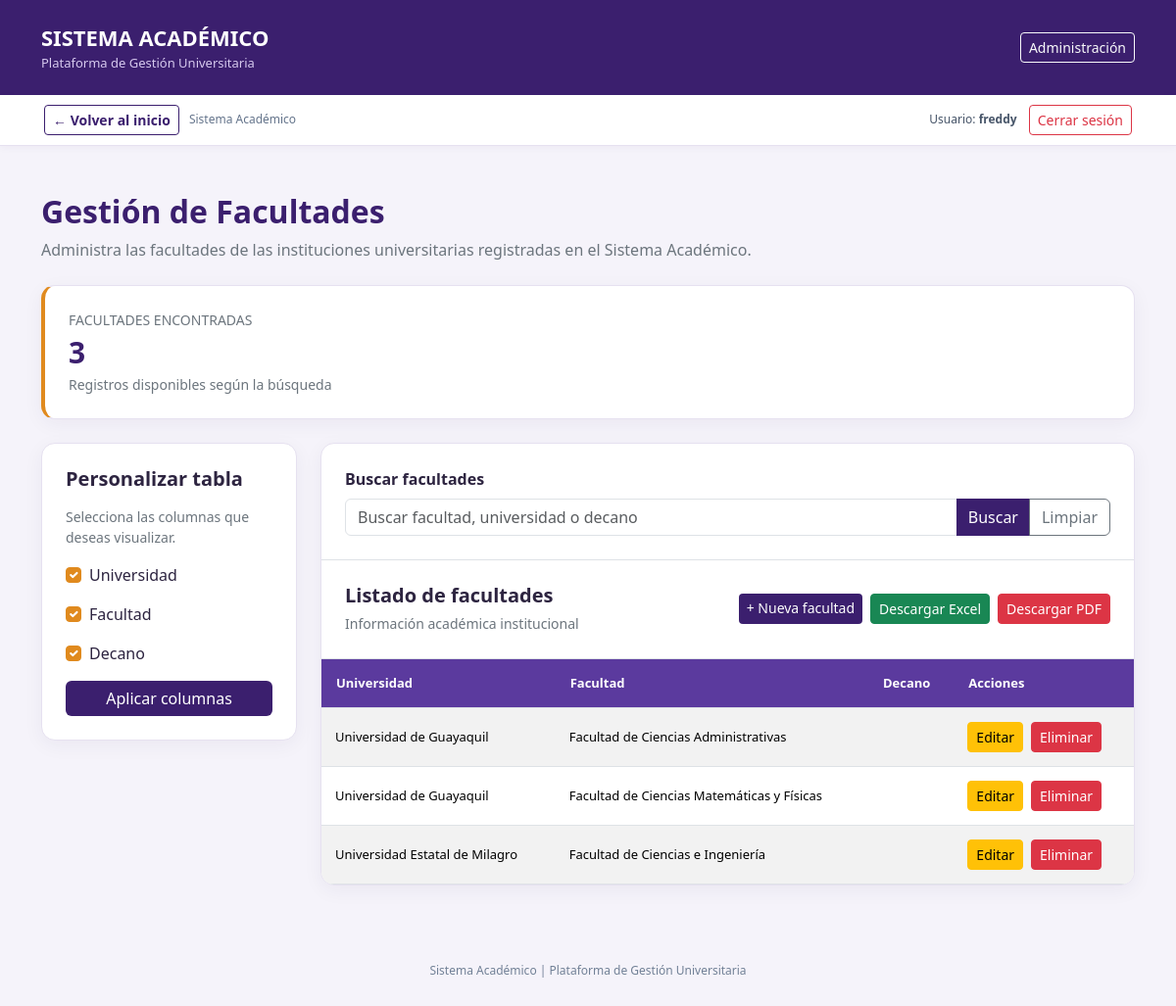
/academico/facultades/ (signed in), run on the app's committed database.
### academico/models.py (models this page shows, shortened)
class Universidad(ModeloBase):
    nombre = models.CharField(max_length=150, unique=True)
    siglas = models.CharField(max_length=20)
    ciudad = models.CharField(max_length=80)
    logo = models.ImageField(
        upload_to="universidades/",
        blank=True
    )
    class Meta:
        verbose_name = "Universidad"
        verbose_name_plural = "Universidades"
        ordering = ["nombre"]

class Facultad(ModeloBase):
    universidad = models.ForeignKey(
        Universidad,
        on_delete=models.PROTECT,
        related_name="facultades"
    )
    nombre = models.CharField(max_length=150)
    decano = models.CharField(max_length=150, blank=True)
    class Meta:
        verbose_name = "Facultad"
        verbose_name_plural = "Facultades"
        ordering = ["nombre"]
        constraints = [
            models.UniqueConstraint(
                fields=["universidad", "nombre"],
                name="facultad_unica_por_universidad"
            ),
        ]

### academico/views.py (the view)
class FacultadListView(
    LoginRequiredMixin,
    FiltroCamposMixin,
    ListView
):
    model = Facultad
    template_name = "academico/facultad_lista.html"
    context_object_name = "facultades"
    paginate_by = 10
    login_url = "login"
    titulo_reporte = "Reporte de Facultades"
    campos_disponibles = {
        "universidad__nombre": "Universidad",
        "nombre": "Facultad",
        "decano": "Decano",
    }
    campos_por_defecto = [
        "universidad__nombre",
        "nombre",
        "decano",
    ]
    ordering = ["nombre"]
    def get_queryset(self):
        queryset = super().get_queryset()
        queryset = queryset.select_related(
            "universidad"
        )
        busqueda = self.request.GET.get(
            "buscar", ""
        ).strip()
        if busqueda:
            queryset = queryset.filter(
                Q(nombre__icontains=busqueda) |
                Q(universidad__nombre__icontains=busqueda) |
                Q(decano__icontains=busqueda)
            )
        return queryset
    def get_context_data(self, **kwargs):
        contexto = super().get_context_data(**kwargs)
        contexto["filas_con_facultad"] = list(
            zip(
                contexto["object_list"],
                contexto["filas"]
            )
        )
        return contexto

### core/mixins.py (called while the page is built, shortened)
    def get_filtro_form(self):
        if self.filtro_form_class is None:
            return None
        return self.filtro_form_class(self.request.GET)

    def get_queryset(self):
        queryset = super().get_queryset()
        self.filtro_form = self.get_filtro_form()
        if self.filtro_form is not None:
            if self.filtro_form.is_valid():
                queryset = self.filtrar(
                    queryset,
                    self.filtro_form.cleaned_data
                )
        return queryset

    def get_campos_seleccionados(self):
        campos = self.request.GET.getlist("campos")
        if not campos:
            campos = self.campos_por_defecto
        campos_validos = [
            campo for campo in campos
            if campo in self.campos_disponibles
        ]
        if not campos_validos:
            campos_validos = [
                campo for campo in self.campos_por_defecto
                if campo in self.campos_disponibles
            ]
        return campos_validos

    def obtener_valor_campo(self, objeto, campo):
        valor = objeto
        for parte in campo.split("__"):
            if valor is None:
                return ""
            valor = getattr(valor, parte, "")
        return str(valor) if valor is not None else ""

    def get_context_data(self, **kwargs):
        contexto = super().get_context_data(**kwargs)
        campos = self.get_campos_seleccionados()
        encabezados = [
            self.campos_disponibles[campo]
            for campo in campos
        ]
        filas = [
            [
                self.obtener_valor_campo(objeto, campo)
                for campo in campos
            ]
            for objeto in contexto["object_list"]
        ]
        contexto["filtro_form"] = getattr(
            self, "filtro_form", self.get_filtro_form()
        )
        contexto["campos_disponibles"] = self.campos_disponibles
        contexto["campos_seleccionados"] = campos
        contexto["encabezados"] = encabezados
        contexto["filas"] = filas
        return contexto

    def get(self, request, *args, **kwargs):
        return super().get(request, *args, **kwargs)

### academico/templates/academico/facultad_lista.html (shortened to what this page needs)
<!DOCTYPE html>
<html lang="es">
<head>
    <link
        href="https://cdn.jsdelivr.net/npm/bootstrap@5.3.3/dist/css/bootstrap.min.css"
        rel="stylesheet"
    >
</head>
<body>
    <header class="barra-superior">
        <div class="container">
            <div class="d-flex justify-content-between align-items-center">
                <div>
                    <div class="marca">
                        SISTEMA ACADÉMICO
                    </div>
                    <div class="subtitulo">
                        Plataforma de Gestión Universitaria
                    </div>
                </div>
                <a href="/admin/"
                   class="btn btn-outline-light btn-sm">
                    Administración
                </a>
            </div>
        </div>
    </header>
    {% include "core/_navegacion.html" %}
    <main class="container py-5">
        <div class="mb-4">
            <h2 class="titulo-pagina">
                Gestión de Facultades
            </h2>
            <p class="text-secondary">
                Administra las facultades de las instituciones
                universitarias registradas en el Sistema Académico.
            </p>
        </div>
        <div class="tarjeta resumen p-4 mb-4">
            <div class="small text-secondary">
                FACULTADES ENCONTRADAS
            </div>
            <div class="numero">
                {{ paginator.count }}
            </div>
            <div class="small text-secondary">
                Registros disponibles según la búsqueda
            </div>
        </div>
        <form
            method="get"
            action="{% url 'academico:facultad_lista' %}"
        >
            <div class="row g-4">
                <div class="col-lg-3">
                    <div class="tarjeta p-4">
                        <h5 class="fw-bold mb-3">
                            Personalizar tabla
                        </h5>
                        <p class="text-secondary small">
                            Selecciona las columnas que deseas visualizar.
                        </p>
                        {% for campo, etiqueta in campos_disponibles.items %}
                            <div class="form-check mb-3">
                                <input
                                    class="form-check-input"
                                    type="checkbox"
                                    name="campos"
                                    value="{{ campo }}"
                                    id="campo{{ forloop.counter }}"
                                    {% if campo in campos_seleccionados %}checked{% endif %}
                                >
                                <label
                                    class="form-check-label"
                                    for="campo{{ forloop.counter }}"
                                >
                                    {{ etiqueta }}
                                </label>
                            </div>
                        {% endfor %}
                        <button
                            type="submit"
                            class="btn btn-principal w-100"
                        >
                            Aplicar columnas
                        </button>
                    </div>
                </div>
                <div class="col-lg-9">
                    <div class="tarjeta overflow-hidden">
                        <div class="p-4 border-bottom">
                            <label
                                for="buscar"
                                class="form-label fw-bold"
                            >
                                Buscar facultades
                            </label>
                            <div class="input-group">
                                <input
                                    type="text"
                                    id="buscar"
                                    name="buscar"
                                    class="form-control"
                                    value="{{ request.GET.buscar|default:'' }}"
                                    placeholder="Buscar facultad, universidad o decano"
                                >
                                <button
                                    type="submit"
                                    class="btn btn-principal"
                                >
                                    Buscar
                                </button>
                                <a
                                    href="{% url 'academico:facultad_lista' %}"
                                    class="btn btn-outline-secondary"
                                >
                                    Limpiar
                                </a>
                            </div>
                        </div>
                        <div class="p-4 border-bottom">
                            <div
                                class="d-flex flex-wrap justify-content-between align-items-center gap-3"
                            >
                                <div>
                                    <h5 class="fw-bold mb-1">
                                        Listado de facultades
                                    </h5>
                                    <small class="text-secondary">
                                        Información académica institucional
                                    </small>
                                </div>
                                <div class="d-flex flex-wrap gap-2">
                                    <a
                                        href="{% url 'academico:facultad_crear' %}"
                                        class="btn btn-principal btn-sm"
                                    >
                                        + Nueva facultad
                                    </a>
                                    <button
                                        type="submit"
                                        name="exportar"
                                        value="excel"
                                        class="btn btn-success btn-sm"
                                    >
                                        Descargar Excel
                                    </button>
                                    <button
                                        type="submit"
                                        name="exportar"
                                        value="pdf"
                                        class="btn btn-danger btn-sm"
                                    >
                                        Descargar PDF
                                    </button>
                                </div>
                            </div>
                        </div>
                        <div class="table-responsive">
                            <table
                                class="table table-striped tabla-facultades mb-0"
                            >
                                <thead>
                                    <tr>
                                        {% for encabezado in encabezados %}
                                            <th>{{ encabezado }}</th>
                                        {% endfor %}
                                        <th>Acciones</th>
                                    </tr>
                                </thead>
                                <tbody>
                                    {% for facultad, fila in filas_con_facultad %}
                                        <tr>
                                            {% for valor in fila %}
                                                <td>{{ valor }}</td>
                                            {% endfor %}
                                            <td>
                                                <div class="botones-acciones">
                                                    <a
                                                        href="{% url 'academico:facultad_editar' facultad.pk %}"
                                                        class="btn btn-warning btn-sm"
                                                    >
                                                        Editar
                                                    </a>
                                                    <a
                                                        href="{% url 'academico:facultad_eliminar' facultad.pk %}"
                                                        class="btn btn-danger btn-sm"
                                                    >
                                                        Eliminar
                                                    </a>
                                                </div>
                                            </td>
                                        </tr>
                                    {% endfor %}
                                </tbody>
                            </table>
                        </div>
                    </div>
                </div>
            </div>
        </form>
    </main>
    <footer class="pie-sistema">
        Sistema Académico |
        Plataforma de Gestión Universitaria
    </footer>
</body>
</html>

### core/templates/core/_navegacion.html (shortened to what this page needs)
<nav aria-label="Navegación del sistema" style="background:#fff;border-bottom:1px solid #e6e1f0;box-shadow:0 2px 8px rgba(59,31,110,.04)">
  <div style="max-width:1140px;margin:0 auto;padding:10px 15px;display:flex;align-items:center;justify-content:space-between;gap:12px;flex-wrap:wrap">
    <div style="display:flex;align-items:center;gap:10px;flex-wrap:wrap">
      {% if request.path != '/' %}
      <a href="{% url 'inicio' %}" class="btn btn-outline-primary btn-sm" style="border-color:#3b1f6e;color:#3b1f6e;font-weight:600">
        &larr; Volver al inicio
      </a>
      {% else %}
      <span style="font-weight:700;color:#3b1f6e;font-size:14px">Panel principal</span>
      {% endif %}
      <span style="font-size:12px;color:#64748b">Sistema Académico</span>
    </div>
    <div style="display:flex;align-items:center;gap:12px;flex-wrap:wrap">
      <span style="font-size:12px;color:#475569">Usuario: <strong>{{ request.user.get_username }}</strong></span>
      <form action="{% url 'logout' %}" method="post" style="margin:0">
        <button type="submit" class="btn btn-outline-danger btn-sm" aria-label="Cerrar sesión del sistema">Cerrar sesión</button>
      </form>
    </div>
  </div>
</nav>

### academico/templates/academico/facultad_lista.html (style rules this page uses)
body { background: #f5f3fa; font-family: 'Segoe UI', Arial, sans-serif; color: #2d2440; }
.barra-superior { background: #3b1f6e; color: white; padding: 22px 0; }
.marca { font-size: 22px; font-weight: 700; }
.subtitulo { color: #d6c9ee; font-size: 13px; }
.titulo-pagina { color: #3b1f6e; font-weight: 700; }
.tarjeta { background: white; border: 1px solid #e6e1f0; border-radius: 14px; box-shadow: 0 5px 20px rgba(45,25,85,.05); }
.resumen { border-left: 4px solid #e08a1e; }
.numero { color: #3b1f6e; font-size: 30px; font-weight: 700; }
.btn-principal { background: #3b1f6e; border: none; color: white; }
.form-check-input:checked { background-color: #e08a1e; border-color: #e08a1e; }
.tabla-facultades thead th { background: #5b3a9e; color: white; padding: 15px; font-size: 13px; white-space: nowrap; }
.tabla-facultades tbody td { font-size: 13px; padding: 14px; vertical-align: middle; }
.botones-acciones { display: flex; gap: 8px; white-space: nowrap; }
.pie-sistema { text-align: center; color: #718096; font-size: 12px; padding: 30px; }

### data on the page
Facultad: fila "Facultad de Ciencias Administrativas"
Universidad: fila "Universidad de Guayaquil" "Universidad de Guayaquil"
Facultad: fila "Facultad de Ciencias Matemáticas y Físicas"
Facultad: fila "Facultad de Ciencias e Ingeniería"
Universidad: fila "Universidad Estatal de Milagro"

### other printed values
{{ request.user.get_username }} "freddy"
{{ paginator.count }} "3"
{{ etiqueta }} "Universidad" "Facultad" "Decano"
{{ encabezado }} "Universidad" "Facultad" "Decano"
